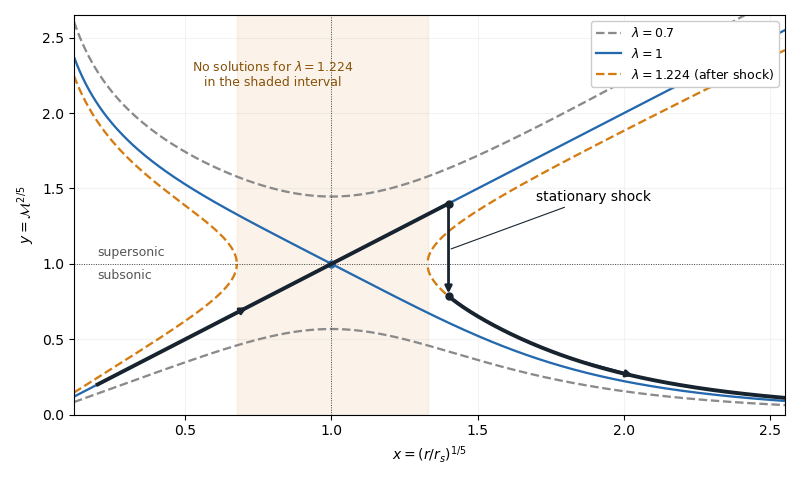

Python code for this plot:
"""Original exam sketch. Python 3.14; matplotlib==3.10.7; numpy==2.3.5.
Matches root dependency pins. Generates an opaque same-basename PNG in CWD.
"""
from pathlib import Path
import numpy as np
import matplotlib
matplotlib.use("Agg")
import matplotlib.pyplot as plt

def F(t):
    return t**4+4/t

def branches(x,lam):
    value=F(x)/lam
    valid=value>=5-2e-13
    safe=np.maximum(value,5)
    ll,lh=np.full_like(x,1e-14),np.ones_like(x)
    ul,uh=np.ones_like(x),np.maximum(2.,safe**.25+1)
    for _ in range(70):
        mid=(ll+lh)/2
        below=F(mid)>safe
        ll=np.where(below,mid,ll);lh=np.where(below,lh,mid)
        mid=(ul+uh)/2
        below=F(mid)<safe
        ul=np.where(below,mid,ul);uh=np.where(below,uh,mid)
    return np.where(valid,(ll+lh)/2,np.nan),np.where(valid,(ul+uh)/2,np.nan)

def shock_parameters(xs=1.4):
    m=xs**5;ys=((m+4)/(6*m-1))**.2
    return xs,ys,F(xs)/F(ys)

def main():
    xs,ys,lam=shock_parameters()
    x=np.sort(np.unique(np.r_[np.linspace(.12,2.55,1800),1.,xs]))
    fig,ax=plt.subplots(figsize=(8,4.8),dpi=100,facecolor="white")
    for value,color,style,label in [
        (.7,"#8a8a8a","--",r"$\lambda=0.7$"),
        (1.,"#2468ae","-",r"$\lambda=1$"),
        (lam,"#d47c12","--",rf"$\lambda={lam:.3f}$ (after shock)")]:
        low,high=branches(x,value)
        ax.plot(x,low,color=color,ls=style,lw=1.65,label=label)
        ax.plot(x,high,color=color,ls=style,lw=1.65)
    low,_=branches(x,lam);valid=np.isfinite(low)
    ax.axvspan(x[(x<1)&valid].max(),x[(x>1)&valid].min(),color="#d47c12",alpha=.09)
    ax.axhline(1,color="#333333",lw=.65,ls=":")
    ax.axvline(1,color="#333333",lw=.65,ls=":")
    ax.plot([1],[1],"o",color="#2468ae",ms=5)
    ax.plot([xs,xs],[xs,ys],"o",color="#17242f",ms=5)
    ax.annotate("",xy=(xs,ys),xytext=(xs,xs),arrowprops=dict(arrowstyle="-|>",color="#17242f",lw=2))
    ax.annotate("stationary shock",xy=(xs,(xs+ys)/2),xytext=(1.7,1.42),fontsize=10,
                arrowprops=dict(arrowstyle="-",color="#17242f",lw=.8))
    mask=(x>=.2)&(x<=xs)
    ax.plot(x[mask],x[mask],color="#17242f",lw=2.8)
    ax.plot(x[x>=xs],low[x>=xs],color="#17242f",lw=2.8)
    ax.annotate("",xy=(.72,.72),xytext=(.60,.60),arrowprops=dict(arrowstyle="-|>",color="#17242f",lw=2))
    xp=np.array([1.85,2.04]);yp=branches(xp,lam)[0]
    ax.annotate("",xy=(xp[1],yp[1]),xytext=(xp[0],yp[0]),arrowprops=dict(arrowstyle="-|>",color="#17242f",lw=2))
    ax.text(.20,1.05,"supersonic",fontsize=9,color="#555555")
    ax.text(.20,.90,"subsonic",fontsize=9,color="#555555")
    ax.text(.80,2.18,rf"No solutions for $\lambda={lam:.3f}$"+"\nin the shaded interval",
            fontsize=9,color="#875209",ha="center")
    ax.set(xlim=(.12,2.55),ylim=(0,2.65),xlabel=r"$x=(r/r_s)^{1/5}$",ylabel=r"$y=\mathcal{M}^{2/5}$")
    ax.legend(loc="upper right",fontsize=9,framealpha=1)
    ax.grid(alpha=.15);fig.tight_layout()
    output=Path.cwd()/(Path(__file__).stem+".png")
    fig.savefig(output,dpi=100,facecolor="white",transparent=False);plt.close(fig)
    print(f"shock x={xs}, y={ys:.12g}, lambda={lam:.12g}; PNG {output}")

if __name__=="__main__":
    main()
